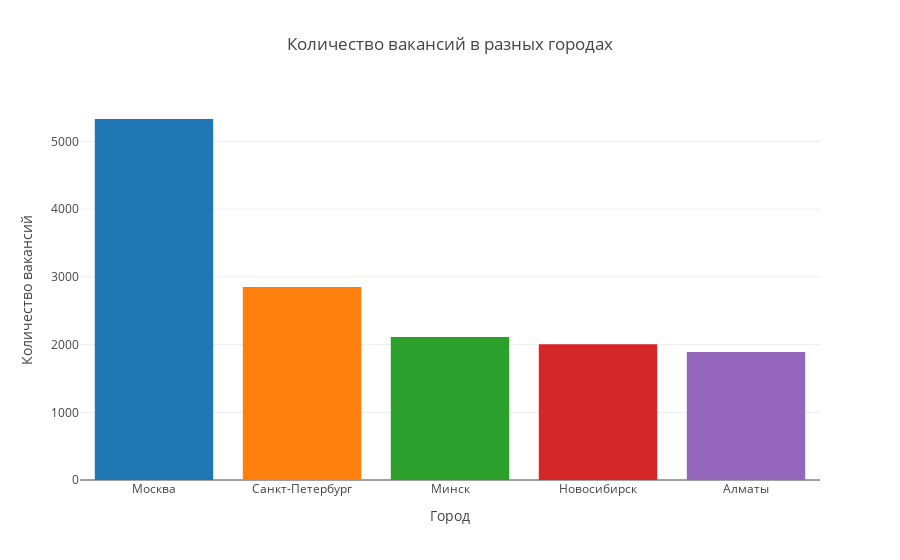
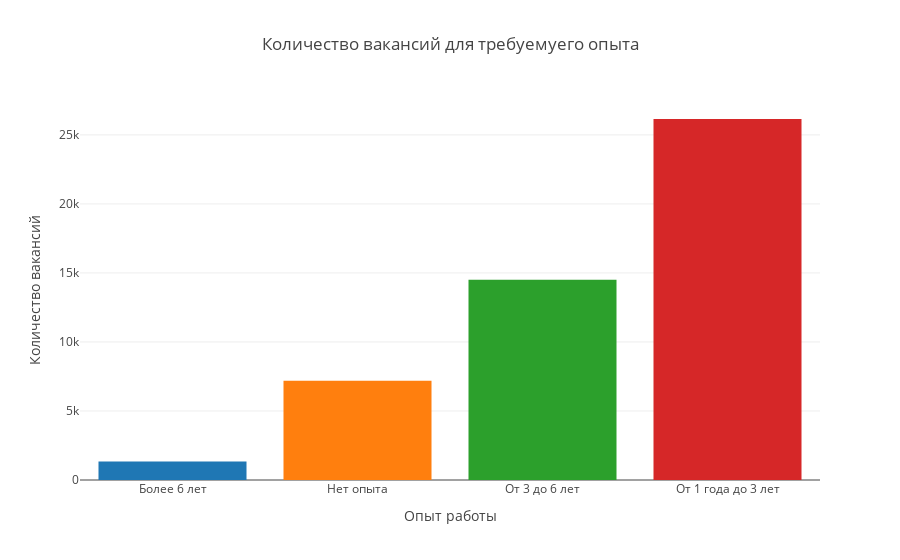

These figures' notebook cell, in order:
### Markdown cell above
***

### Code cell
# График кол-ва вакансий в разных городах
city_bar = px.bar(
    data_frame=df_4_1,
    x='name',
    y='cnt',
    title='Количество вакансий в разных городах',
    color='name',
    template='xgridoff'
)
city_bar.update_layout(xaxis_title='Город', yaxis_title='Количество вакансий', showlegend=False)
city_bar.show()

# График кол-ва вакансий для требуемого опыта
exp_bar = px.bar(
    data_frame=df_4_5,
    x='experience',
    y='cnt',
    color='experience',
    title='Количество вакансий для требуемуего опыта',
    template='xgridoff'
)
exp_bar.update_layout(xaxis_title='Опыт работы', yaxis_title='Количество вакансий', showlegend=False)
exp_bar.show()

### Figure 1 — Plotly figure (JSON) as saved in the notebook; plotly's stock layout.template omitted (floating-point values rounded to 4 significant figures)
{"data": [{"alignmentgroup": "True", "hovertemplate": "name=%{x}<br>cnt=%{y}<extra></extra>", "legendgroup": "Москва", "marker": {"color": "#1F77B4", "pattern": {"shape": ""}}, "name": "Москва", "offsetgroup": "Москва", "orientation": "v", "showlegend": true, "textposition": "auto", "type": "bar", "x": ["Москва"], "xaxis": "x", "y": [5333], "yaxis": "y"}, {"alignmentgroup": "True", "hovertemplate": "name=%{x}<br>cnt=%{y}<extra></extra>", "legendgroup": "Санкт-Петербург", "marker": {"color": "#FF7F0E", "pattern": {"shape": ""}}, "name": "Санкт-Петербург", "offsetgroup": "Санкт-Петербург", "orientation": "v", "showlegend": true, "textposition": "auto", "type": "bar", "x": ["Санкт-Петербург"], "xaxis": "x", "y": [2851], "yaxis": "y"}, {"alignmentgroup": "True", "hovertemplate": "name=%{x}<br>cnt=%{y}<extra></extra>", "legendgroup": "Минск", "marker": {"color": "#2CA02C", "pattern": {"shape": ""}}, "name": "Минск", "offsetgroup": "Минск", "orientation": "v", "showlegend": true, "textposition": "auto", "type": "bar", "x": ["Минск"], "xaxis": "x", "y": [2112], "yaxis": "y"}, {"alignmentgroup": "True", "hovertemplate": "name=%{x}<br>cnt=%{y}<extra></extra>", "legendgroup": "Новосибирск", "marker": {"color": "#D62728", "pattern": {"shape": ""}}, "name": "Новосибирск", "offsetgroup": "Новосибирск", "orientation": "v", "showlegend": true, "textposition": "auto", "type": "bar", "x": ["Новосибирск"], "xaxis": "x", "y": [2006], "yaxis": "y"}, {"alignmentgroup": "True", "hovertemplate": "name=%{x}<br>cnt=%{y}<extra></extra>", "legendgroup": "Алматы", "marker": {"color": "#9467BD", "pattern": {"shape": ""}}, "name": "Алматы", "offsetgroup": "Алматы", "orientation": "v", "showlegend": true, "textposition": "auto", "type": "bar", "x": ["Алматы"], "xaxis": "x", "y": [1892], "yaxis": "y"}], "layout": {"barmode": "relative", "legend": {"title": {"text": "name"}, "tracegroupgap": 0}, "showlegend": false, "title": {"text": "Количество вакансий в разных городах"}, "xaxis": {"anchor": "y", "categoryarray": ["Москва", "Санкт-Петербург", "Минск", "Новосибирск", "Алматы"], "categoryorder": "array", "domain": [0, 1], "title": {"text": "Город"}}, "yaxis": {"anchor": "x", "domain": [0, 1], "title": {"text": "Количество вакансий"}}}}

### Figure 2 — Plotly figure (JSON) as saved in the notebook; plotly's stock layout.template omitted (floating-point values rounded to 4 significant figures)
{"data": [{"alignmentgroup": "True", "hovertemplate": "experience=%{x}<br>cnt=%{y}<extra></extra>", "legendgroup": "Более 6 лет", "marker": {"color": "#1F77B4", "pattern": {"shape": ""}}, "name": "Более 6 лет", "offsetgroup": "Более 6 лет", "orientation": "v", "showlegend": true, "textposition": "auto", "type": "bar", "x": ["Более 6 лет"], "xaxis": "x", "y": [1337], "yaxis": "y"}, {"alignmentgroup": "True", "hovertemplate": "experience=%{x}<br>cnt=%{y}<extra></extra>", "legendgroup": "Нет опыта", "marker": {"color": "#FF7F0E", "pattern": {"shape": ""}}, "name": "Нет опыта", "offsetgroup": "Нет опыта", "orientation": "v", "showlegend": true, "textposition": "auto", "type": "bar", "x": ["Нет опыта"], "xaxis": "x", "y": [7197], "yaxis": "y"}, {"alignmentgroup": "True", "hovertemplate": "experience=%{x}<br>cnt=%{y}<extra></extra>", "legendgroup": "От 3 до 6 лет", "marker": {"color": "#2CA02C", "pattern": {"shape": ""}}, "name": "От 3 до 6 лет", "offsetgroup": "От 3 до 6 лет", "orientation": "v", "showlegend": true, "textposition": "auto", "type": "bar", "x": ["От 3 до 6 лет"], "xaxis": "x", "y": [14511], "yaxis": "y"}, {"alignmentgroup": "True", "hovertemplate": "experience=%{x}<br>cnt=%{y}<extra></extra>", "legendgroup": "От 1 года до 3 лет", "marker": {"color": "#D62728", "pattern": {"shape": ""}}, "name": "От 1 года до 3 лет", "offsetgroup": "От 1 года до 3 лет", "orientation": "v", "showlegend": true, "textposition": "auto", "type": "bar", "x": ["От 1 года до 3 лет"], "xaxis": "x", "y": [26152], "yaxis": "y"}], "layout": {"barmode": "relative", "legend": {"title": {"text": "experience"}, "tracegroupgap": 0}, "showlegend": false, "title": {"text": "Количество вакансий для требуемуего опыта"}, "xaxis": {"anchor": "y", "categoryarray": ["Более 6 лет", "Нет опыта", "От 3 до 6 лет", "От 1 года до 3 лет"], "categoryorder": "array", "domain": [0, 1], "title": {"text": "Опыт работы"}}, "yaxis": {"anchor": "x", "domain": [0, 1], "title": {"text": "Количество вакансий"}}}}
